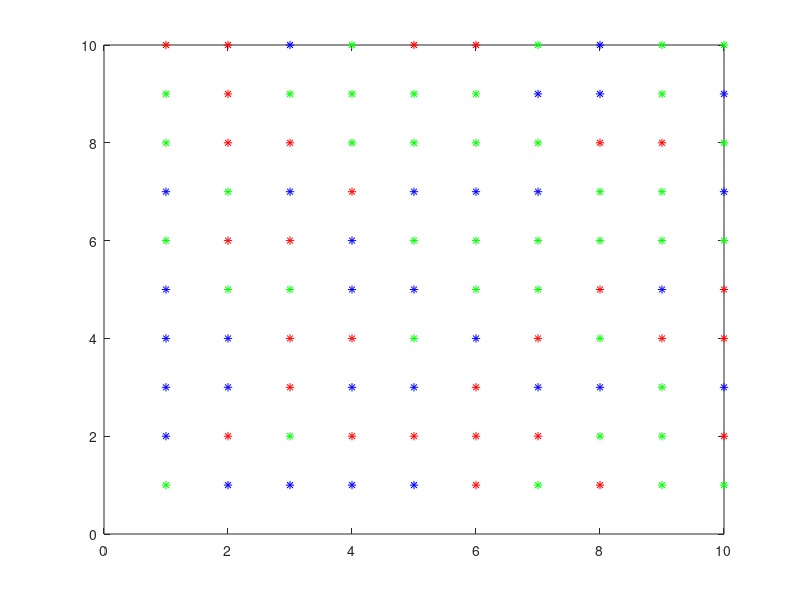

Write the MATLAB code that produced this figure.
matrix=randi(100,10);
A=zeros(10);
for i=1:10
    for j=1:10
        if matrix(i,j)>=1 && matrix(i,j)<=33
            A(i,j)=1;
            plot(i,j,"b*")
        elseif matrix(i,j)>=34 && matrix(i,j)<=66
            A(i,j)=2;
            plot(i,j,"g*")
        else
            A(i,j)=3;
            plot(i,j,"r*");
        end
        hold on;
    end
end
hold off;

